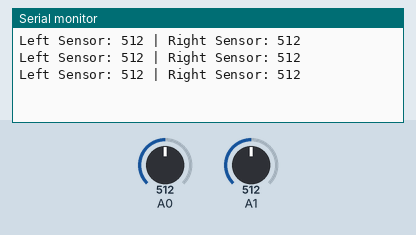
Bench run of a sketch on a simulated Arduino Uno, built with avr-gcc and run on an emulated ATmega328P. On the bench: the last lines printed to the serial monitor. Inputs (shaded band) come from the test bench; at power-on: A0 = 512, A1 = 512.

Above: at 1.3 s.
1.4 s: A0 set to 716
At 1.9 s:
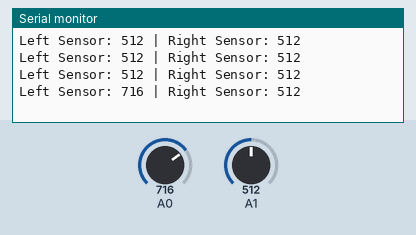
2.9 s: A1 set to 716
At 3.4 s:
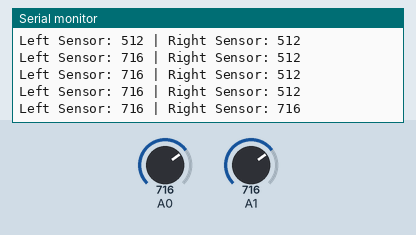
4.4 s: A0 set to 900
At 4.9 s:
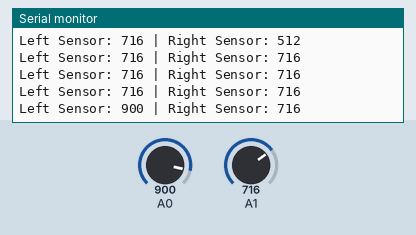
5.9 s: A1 set to 900
At 6.4 s:
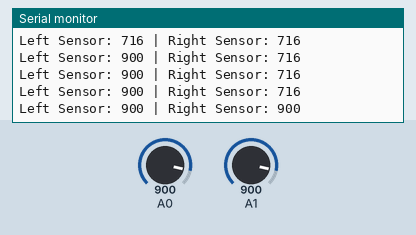
Timing chart, 0 to 8.4 s (numbered marks = the images above; inputs shaded):
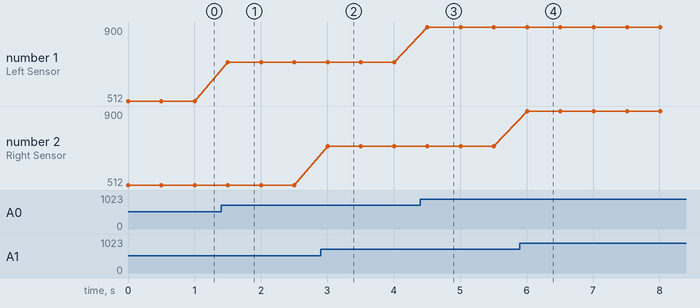

Measured:
- after the input at 1.4 s, the serial monitor: prints a new line after 0.10 s (image 1)
- after the input at 2.9 s, the serial monitor: prints a new line after 0.11 s (image 2)
- after the input at 4.4 s, the serial monitor: prints a new line after 0.11 s (image 3)
- after the input at 5.9 s, the serial monitor: prints a new line after 0.11 s (image 4)
- plotted number 1: 512 → 716 after the input at 1.4 s, 716 → 900 after the input at 4.4 s

The sketch:

sketch_feb16a.ino
```cpp
void setup() {
  Serial.begin(9600);
}

void loop() {
  int leftValue = analogRead(A0); // Read the left sensor
  int rightValue = analogRead(A1); // Read the right sensor

  Serial.print("Left Sensor: ");
  Serial.print(leftValue);
  Serial.print(" | Right Sensor: ");
  Serial.println(rightValue);

  delay(500); // Wait 0.5 seconds before the next reading
}
```
